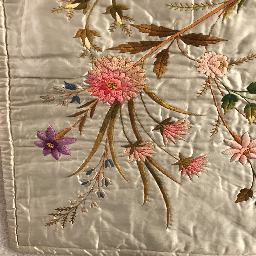
#> input picture THE #1/intro/THE1-Images/a1.png, 256 x 256 px, found by its file name
$ python the1_solution.py
#> lines starting #> are read from the running program, lines starting #| are printed output that depends on the picture
#ilkim oğul, 2237675
#onur yaman, 2007961

import os
from skimage import io, transform, data, color, exposure
import math
import matplotlib.pyplot as plt
from skimage.transform import rescale, resize


INPUT_PATH = "./THE1_Images/"
OUTPUT_PATH = "./Outputs/"

def read_image(img_path, rgb = True):
#> called with img_path = './THE1_Images/a1.png', rgb = True
    img = io.imread(img_path)
#> img is the input picture: shape (256, 256, 3); mean R, G, B 168.2, 145.9, 119.4
    return img


def write_image(img, output_path, rgb = True):
    if rgb == True:
        plt.imshow(img)
        plt.savefig(output_path)
    elif rgb== False:
        plt.imshow(img,cmap='gray')
        plt.savefig(output_path)


def rotate_image(img,  degree = 0, interpolation_type = "linear"):
#> called with degree = 45, interpolation_type = 'linear'
    tf_img=transform.rotate(img,degree,resize=True)
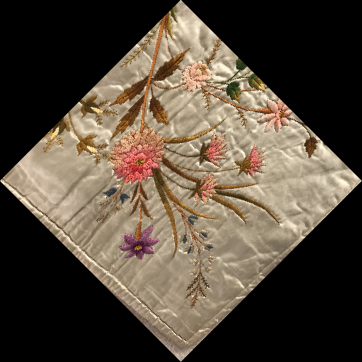
#> tf_img: shape (362, 362, 3) float64; mean R, G, B 0.33, 0.286, 0.234
    if interpolation_type == "linear":
        i_img = rescale(tf_img, 1, anti_aliasing=False, channel_axis=True, order = 1)
        return i_img
    elif interpolation_type == "cubic":
        i_img = rescale(tf_img, 1, anti_aliasing=False, channel_axis=True, order = 3)
        return i_img


def extract_save_histogram(img, path):
    plt.figure(figsize=(12, 10))
    plt.hist(img.ravel(),bins=20)
    plt.savefig(path)

def histogram_equalization(img):
    img_hist_eq=exposure.equalize_hist(img)
    return img_hist_eq

if __name__ == '__main__':
    if not os.path.exists(OUTPUT_PATH):
        os.makedirs(OUTPUT_PATH)
    #PART1

    img = read_image(INPUT_PATH + "a1.png")
    output = rotate_image(img, 45, "linear")
    write_image(output, OUTPUT_PATH + "a1_45_linear.png")

    img = read_image(INPUT_PATH + "a1.png")
    output = rotate_image(img, 45, "cubic")
    write_image(output, OUTPUT_PATH + "a1_45_cubic.png")
#> call 2 of write_image, with output_path = './Outputs/a1_45_cubic.png', rgb = True
#> in write_image (call 2), `plt.savefig(output_path)`:
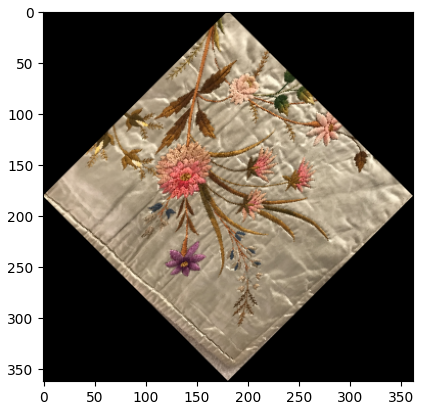
#> figure drawn by matplotlib, 1 panel

    img = read_image(INPUT_PATH + "a1.png")
    output = rotate_image(img, 90, "linear")
#> call 3 of rotate_image, with degree = 90, interpolation_type = 'linear'
#> in rotate_image (call 3), `tf_img=transform.rotate(img,degree,resize=True)`:
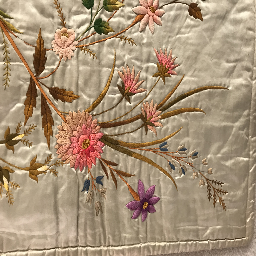
#> tf_img: shape (256, 256, 3) float64; mean R, G, B 0.66, 0.572, 0.468
    write_image(output, OUTPUT_PATH + "a1_90_linear.png")
#> call 3 of write_image, with output_path = './Outputs/a1_90_linear.png', rgb = True
#> in write_image (call 3), `plt.savefig(output_path)`:
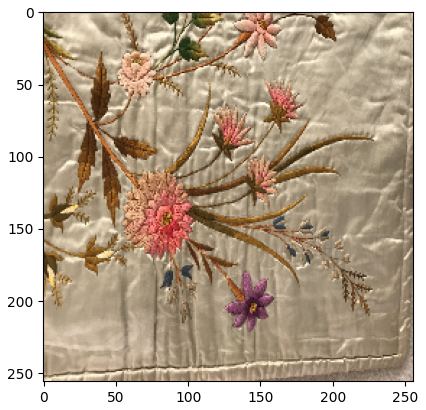
#> figure drawn by matplotlib, 1 panel

    img = read_image(INPUT_PATH + "a1.png")
    output = rotate_image(img, 90, "cubic")
    write_image(output, OUTPUT_PATH + "a1_90_cubic.png")

#> (the run stopped early here; a loop or call above may not have finished)

$ run again, with THE #4/intro/THE4_Images/B3.jpg saved as THE #1/intro/THE1-Images/a1.png
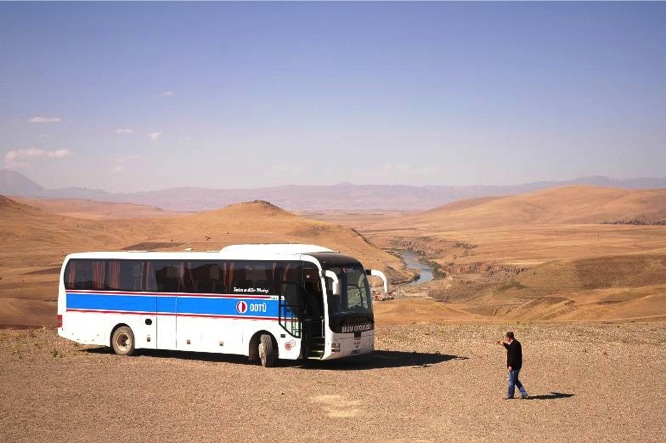
#> input picture THE #4/intro/THE4_Images/B3.jpg, 666 x 443 px, found by its file name
#> in read_image, img is the input picture: shape (443, 666, 3); mean R, G, B 170.8, 152.6, 152.7
#> in rotate_image (call 3), `tf_img=transform.rotate(img,degree,resize=True)`:
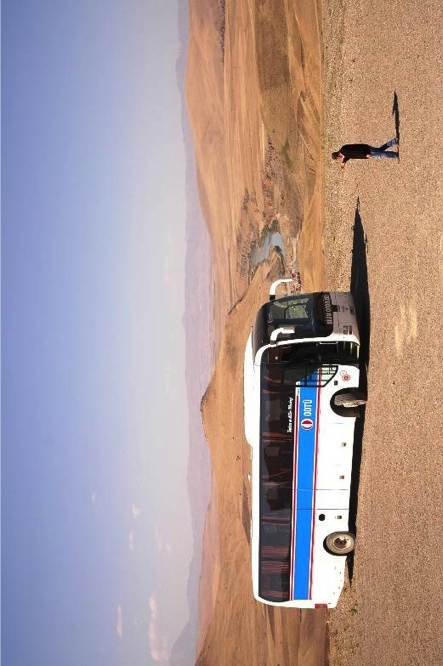
#> tf_img: shape (666, 443, 3) float64; mean R, G, B 0.67, 0.599, 0.599
#> in write_image (call 3), `plt.savefig(output_path)`:
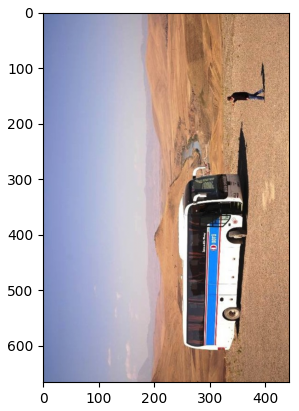
#> figure drawn by matplotlib, 1 panel
#> i_img: shape (666, 443, 3) float64
